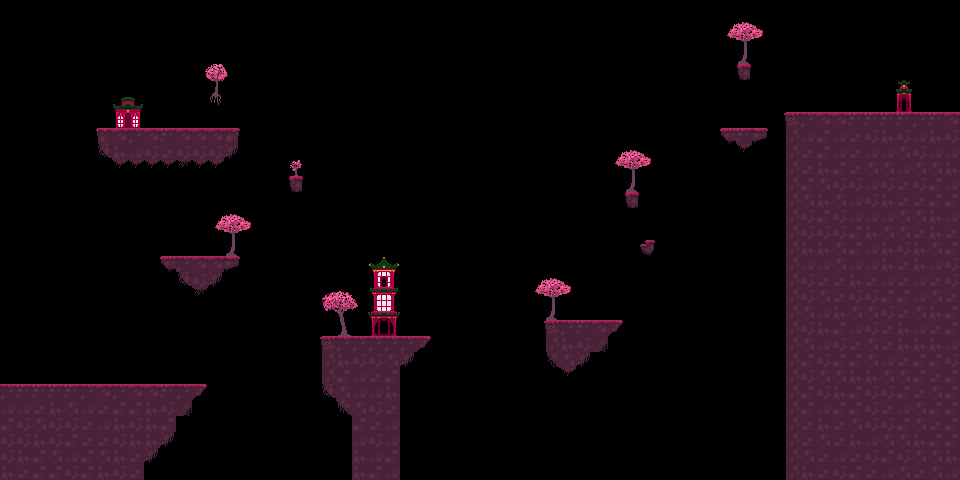

A level layout from a 2D game, rendered from its tile map. Below: a short description, then the map file with its tile-grid data intact:
An orthogonal 60x30 tile map with 16x16 px tiles, 2 tile layers (Ground, Background) and 1 object (finish).

<map version="1.10" tiledversion="1.11.2" orientation="orthogonal" renderorder="right-down" width="60" height="30" tilewidth="16" tileheight="16" infinite="0" nextlayerid="4" nextobjectid="8">
 <editorsettings>
  <export target="LevelTwo.tmj" format="json" />
 </editorsettings>
 <tileset firstgid="1" name="pink map" tilewidth="16" tileheight="16" tilecount="135" columns="15">
  <image source="AssetSheet_Pink.png" width="240" height="144" />
  <tile id="0">
   <properties>
    <property name="grapple" type="bool" value="true" />
   </properties>
  </tile>
  <tile id="1">
   <properties>
    <property name="grapple" type="bool" value="true" />
   </properties>
  </tile>
  <tile id="2">
   <properties>
    <property name="grapple" type="bool" value="true" />
   </properties>
  </tile>
  <tile id="3">
   <properties>
    <property name="grapple" type="bool" value="true" />
   </properties>
  </tile>
  <tile id="4">
   <properties>
    <property name="grapple" type="bool" value="true" />
   </properties>
  </tile>
  <tile id="5">
   <properties>
    <property name="grapple" type="bool" value="true" />
   </properties>
  </tile>
  <tile id="6">
   <properties>
    <property name="grapple" type="bool" value="true" />
   </properties>
  </tile>
  <tile id="15">
   <properties>
    <property name="grapple" type="bool" value="true" />
   </properties>
  </tile>
  <tile id="16">
   <properties>
    <property name="grapple" type="bool" value="true" />
   </properties>
  </tile>
  <tile id="17">
   <properties>
    <property name="grapple" type="bool" value="true" />
   </properties>
  </tile>
  <tile id="18">
   <properties>
    <property name="grapple" type="bool" value="true" />
   </properties>
  </tile>
  <tile id="19">
   <properties>
    <property name="grapple" type="bool" value="true" />
   </properties>
  </tile>
  <tile id="20">
   <properties>
    <property name="grapple" type="bool" value="true" />
   </properties>
  </tile>
  <tile id="21">
   <properties>
    <property name="grapple" type="bool" value="true" />
   </properties>
  </tile>
  <tile id="30">
   <properties>
    <property name="grapple" type="bool" value="true" />
   </properties>
  </tile>
  <tile id="31">
   <properties>
    <property name="grapple" type="bool" value="true" />
   </properties>
  </tile>
  <tile id="32">
   <properties>
    <property name="grapple" type="bool" value="true" />
   </properties>
  </tile>
  <tile id="33">
   <properties>
    <property name="grapple" type="bool" value="true" />
   </properties>
  </tile>
  <tile id="34">
   <properties>
    <property name="grapple" type="bool" value="true" />
   </properties>
  </tile>
  <tile id="35">
   <properties>
    <property name="grapple" type="bool" value="true" />
   </properties>
  </tile>
  <tile id="36">
   <properties>
    <property name="grapple" type="bool" value="true" />
   </properties>
  </tile>
  <tile id="45">
   <properties>
    <property name="grapple" type="bool" value="true" />
   </properties>
  </tile>
  <tile id="46">
   <properties>
    <property name="grapple" type="bool" value="true" />
   </properties>
  </tile>
  <tile id="47">
   <properties>
    <property name="grapple" type="bool" value="true" />
   </properties>
  </tile>
  <tile id="48">
   <properties>
    <property name="grapple" type="bool" value="true" />
   </properties>
  </tile>
  <tile id="49">
   <properties>
    <property name="grapple" type="bool" value="true" />
   </properties>
  </tile>
  <tile id="50">
   <properties>
    <property name="grapple" type="bool" value="true" />
   </properties>
  </tile>
  <tile id="51">
   <properties>
    <property name="grapple" type="bool" value="true" />
   </properties>
  </tile>
  <tile id="60">
   <properties>
    <property name="grapple" type="bool" value="true" />
   </properties>
  </tile>
  <tile id="61">
   <properties>
    <property name="grapple" type="bool" value="true" />
   </properties>
  </tile>
  <tile id="62">
   <properties>
    <property name="grapple" type="bool" value="true" />
   </properties>
  </tile>
  <tile id="63">
   <properties>
    <property name="grapple" type="bool" value="true" />
   </properties>
  </tile>
  <tile id="64">
   <properties>
    <property name="grapple" type="bool" value="true" />
   </properties>
  </tile>
  <tile id="65">
   <properties>
    <property name="grapple" type="bool" value="true" />
   </properties>
  </tile>
  <tile id="66">
   <properties>
    <property name="grapple" type="bool" value="true" />
   </properties>
  </tile>
  <tile id="75">
   <properties>
    <property name="grapple" type="bool" value="true" />
   </properties>
  </tile>
  <tile id="76">
   <properties>
    <property name="grapple" type="bool" value="true" />
   </properties>
  </tile>
  <tile id="77">
   <properties>
    <property name="grapple" type="bool" value="true" />
   </properties>
  </tile>
  <tile id="78">
   <properties>
    <property name="grapple" type="bool" value="true" />
   </properties>
  </tile>
  <tile id="79">
   <properties>
    <property name="grapple" type="bool" value="true" />
   </properties>
  </tile>
  <tile id="80">
   <properties>
    <property name="grapple" type="bool" value="true" />
   </properties>
  </tile>
  <tile id="81">
   <properties>
    <property name="grapple" type="bool" value="true" />
   </properties>
  </tile>
  <tile id="82">
   <properties>
    <property name="collides" type="bool" value="true" />
   </properties>
  </tile>
  <tile id="83">
   <properties>
    <property name="collides" type="bool" value="true" />
   </properties>
  </tile>
  <tile id="84">
   <properties>
    <property name="collides" type="bool" value="true" />
   </properties>
  </tile>
  <tile id="85">
   <properties>
    <property name="collides" type="bool" value="true" />
   </properties>
  </tile>
  <tile id="86">
   <properties>
    <property name="collides" type="bool" value="true" />
   </properties>
  </tile>
  <tile id="87">
   <properties>
    <property name="collides" type="bool" value="true" />
   </properties>
  </tile>
  <tile id="88">
   <properties>
    <property name="collides" type="bool" value="true" />
   </properties>
  </tile>
  <tile id="89">
   <properties>
    <property name="collides" type="bool" value="true" />
   </properties>
  </tile>
  <tile id="90">
   <properties>
    <property name="grapple" type="bool" value="true" />
   </properties>
  </tile>
  <tile id="91">
   <properties>
    <property name="grapple" type="bool" value="true" />
   </properties>
  </tile>
  <tile id="92">
   <properties>
    <property name="grapple" type="bool" value="true" />
   </properties>
  </tile>
  <tile id="93">
   <properties>
    <property name="grapple" type="bool" value="true" />
   </properties>
  </tile>
  <tile id="94">
   <properties>
    <property name="grapple" type="bool" value="true" />
   </properties>
  </tile>
  <tile id="95">
   <properties>
    <property name="grapple" type="bool" value="true" />
   </properties>
  </tile>
  <tile id="96">
   <properties>
    <property name="grapple" type="bool" value="true" />
   </properties>
  </tile>
  <tile id="97">
   <properties>
    <property name="collides" type="bool" value="true" />
   </properties>
  </tile>
  <tile id="98">
   <properties>
    <property name="collides" type="bool" value="true" />
   </properties>
  </tile>
  <tile id="99">
   <properties>
    <property name="collides" type="bool" value="true" />
   </properties>
  </tile>
  <tile id="100">
   <properties>
    <property name="collides" type="bool" value="true" />
   </properties>
  </tile>
  <tile id="101">
   <properties>
    <property name="collides" type="bool" value="true" />
   </properties>
  </tile>
  <tile id="102">
   <properties>
    <property name="collides" type="bool" value="true" />
   </properties>
  </tile>
  <tile id="103">
   <properties>
    <property name="collides" type="bool" value="true" />
   </properties>
  </tile>
  <tile id="104">
   <properties>
    <property name="collides" type="bool" value="true" />
   </properties>
  </tile>
  <tile id="105">
   <properties>
    <property name="grapple" type="bool" value="true" />
   </properties>
  </tile>
  <tile id="106">
   <properties>
    <property name="grapple" type="bool" value="true" />
   </properties>
  </tile>
  <tile id="107">
   <properties>
    <property name="grapple" type="bool" value="true" />
   </properties>
  </tile>
  <tile id="108">
   <properties>
    <property name="grapple" type="bool" value="true" />
   </properties>
  </tile>
  <tile id="109">
   <properties>
    <property name="grapple" type="bool" value="true" />
   </properties>
  </tile>
  <tile id="110">
   <properties>
    <property name="grapple" type="bool" value="true" />
   </properties>
  </tile>
  <tile id="111">
   <properties>
    <property name="grapple" type="bool" value="true" />
   </properties>
  </tile>
  <tile id="112">
   <properties>
    <property name="collides" type="bool" value="true" />
   </properties>
  </tile>
  <tile id="113">
   <properties>
    <property name="collides" type="bool" value="true" />
   </properties>
  </tile>
  <tile id="114">
   <properties>
    <property name="collides" type="bool" value="true" />
   </properties>
  </tile>
  <tile id="115">
   <properties>
    <property name="collides" type="bool" value="true" />
   </properties>
  </tile>
  <tile id="116">
   <properties>
    <property name="collides" type="bool" value="true" />
   </properties>
  </tile>
  <tile id="117">
   <properties>
    <property name="collides" type="bool" value="true" />
   </properties>
  </tile>
  <tile id="118">
   <properties>
    <property name="collides" type="bool" value="true" />
   </properties>
  </tile>
  <tile id="119">
   <properties>
    <property name="collides" type="bool" value="true" />
   </properties>
  </tile>
  <tile id="127">
   <properties>
    <property name="collides" type="bool" value="true" />
   </properties>
  </tile>
  <tile id="128">
   <properties>
    <property name="collides" type="bool" value="true" />
   </properties>
  </tile>
  <tile id="129">
   <properties>
    <property name="collides" type="bool" value="true" />
   </properties>
  </tile>
  <tile id="130">
   <properties>
    <property name="collides" type="bool" value="false" />
   </properties>
  </tile>
  <tile id="131">
   <properties>
    <property name="collides" type="bool" value="false" />
   </properties>
  </tile>
  <tile id="132">
   <properties>
    <property name="collides" type="bool" value="true" />
   </properties>
  </tile>
  <tile id="133">
   <properties>
    <property name="collides" type="bool" value="true" />
   </properties>
  </tile>
  <tile id="134">
   <properties>
    <property name="collides" type="bool" value="true" />
   </properties>
  </tile>
 </tileset>
 <layer id="1" name="Ground" width="60" height="30">
  <data encoding="csv">
0,0,0,0,0,0,0,0,0,0,0,0,0,0,0,0,0,0,0,0,0,0,0,0,0,0,0,0,0,0,0,0,0,0,0,0,0,0,0,0,0,0,0,0,0,0,0,0,0,0,0,0,0,0,0,0,0,0,0,0,
0,0,0,0,0,0,0,0,0,0,0,0,0,0,0,0,0,0,0,0,0,0,0,0,0,0,0,0,0,0,0,0,0,0,0,0,0,0,0,0,0,0,0,0,0,1,2,3,0,0,0,0,0,0,0,0,0,0,0,0,
0,0,0,0,0,0,0,0,0,0,0,0,0,0,0,0,0,0,0,0,0,0,0,0,0,0,0,0,0,0,0,0,0,0,0,0,0,0,0,0,0,0,0,0,0,16,17,18,0,0,0,0,0,0,0,0,0,0,0,0,
0,0,0,0,0,0,0,0,0,0,0,0,4,5,6,0,0,0,0,0,0,0,0,0,0,0,0,0,0,0,0,0,0,0,0,0,0,0,0,0,0,0,0,0,0,31,32,33,0,0,0,0,0,0,0,0,0,0,0,0,
0,0,0,0,0,0,0,0,0,0,0,0,19,20,21,0,0,0,0,0,0,0,0,0,0,0,0,0,0,0,0,0,0,0,0,0,0,0,0,0,0,0,0,0,0,46,128,48,0,0,0,0,0,0,0,0,0,0,0,0,
0,0,0,0,0,0,0,0,0,0,0,0,34,35,36,0,0,0,0,0,0,0,0,0,0,0,0,0,0,0,0,0,0,0,0,0,0,0,0,0,0,0,0,0,0,0,0,0,0,0,0,0,0,0,0,0,55,0,0,0,
0,0,0,0,0,0,0,56,57,0,0,0,49,50,51,0,0,0,0,0,0,0,0,0,0,0,0,0,0,0,0,0,0,0,0,0,0,0,0,0,0,0,0,0,0,0,0,0,0,0,0,0,0,0,0,0,70,0,0,0,
0,0,0,0,0,0,0,71,72,0,0,0,0,0,0,0,0,0,0,0,0,0,0,0,0,0,0,0,0,0,0,0,0,0,0,0,0,0,0,0,0,0,0,0,0,0,0,0,0,83,84,86,86,85,85,85,85,84,85,86,
0,0,0,0,0,0,104,86,84,86,85,86,86,86,105,0,0,0,0,0,0,0,0,0,0,0,0,0,0,0,0,0,0,0,0,0,0,0,0,0,0,0,0,0,0,89,85,90,0,98,115,101,115,116,100,99,100,115,99,100,
0,0,0,0,0,0,119,99,115,100,116,100,100,100,120,0,0,0,0,0,0,0,0,0,0,0,0,0,0,0,0,0,0,0,0,0,0,0,1,2,3,0,0,0,0,0,132,0,0,98,116,101,115,116,115,115,114,100,115,115,
0,0,0,0,0,0,0,132,132,132,132,131,132,132,0,0,0,0,7,0,0,0,0,0,0,0,0,0,0,0,0,0,0,0,0,0,0,0,16,17,18,0,0,0,0,0,0,0,0,98,116,99,101,116,114,114,115,114,114,99,
0,0,0,0,0,0,0,0,0,0,0,0,0,0,0,0,0,0,128,0,0,0,0,0,0,0,0,0,0,0,0,0,0,0,0,0,0,0,31,32,33,0,0,0,0,0,0,0,0,98,101,114,100,100,115,100,116,100,101,115,
0,0,0,0,0,0,0,0,0,0,0,0,0,0,0,0,0,0,0,0,0,0,0,0,0,0,0,0,0,0,0,0,0,0,0,0,0,0,46,128,48,0,0,0,0,0,0,0,0,98,114,99,114,115,100,99,116,116,101,101,
0,0,0,0,0,0,0,0,0,0,0,0,0,1,2,3,0,0,0,0,0,0,0,0,0,0,0,0,0,0,0,0,0,0,0,0,0,0,0,0,0,0,0,0,0,0,0,0,0,98,100,101,100,115,115,115,114,114,99,115,
0,0,0,0,0,0,0,0,0,0,0,0,0,16,17,18,0,0,0,0,0,0,0,0,0,0,0,0,0,0,0,0,0,0,0,0,0,0,0,0,0,0,0,0,0,0,0,0,0,98,100,100,100,101,99,114,114,116,99,116,
0,0,0,0,0,0,0,0,0,0,0,0,0,31,32,33,0,0,0,0,0,0,0,0,0,0,0,0,0,0,0,0,0,0,0,0,0,0,0,0,135,0,0,0,0,0,0,0,0,98,99,99,114,101,115,99,100,99,114,101,
0,0,0,0,0,0,0,0,0,0,89,84,86,86,90,0,0,0,0,0,0,0,0,8,9,0,0,0,0,0,0,0,0,0,0,0,0,0,0,0,0,0,0,0,0,0,0,0,0,98,115,115,114,115,115,99,116,99,115,100,
0,0,0,0,0,0,0,0,0,0,0,119,100,120,0,0,0,0,0,0,0,0,0,23,24,0,0,0,0,0,0,0,0,1,2,3,0,0,0,0,0,0,0,0,0,0,0,0,0,98,100,116,116,99,116,115,116,115,116,100,
0,0,0,0,0,0,0,0,0,0,0,0,131,0,0,0,0,0,0,0,61,62,63,38,39,0,0,0,0,0,0,0,0,16,17,18,0,0,0,0,0,0,0,0,0,0,0,0,0,98,100,114,116,100,100,101,101,115,114,116,
0,0,0,0,0,0,0,0,0,0,0,0,0,0,0,0,0,0,0,0,76,77,78,53,54,0,0,0,0,0,0,0,0,31,32,33,0,0,0,0,0,0,0,0,0,0,0,0,0,98,114,115,99,114,114,100,116,114,99,101,
0,0,0,0,0,0,0,0,0,0,0,0,0,0,0,0,0,0,0,0,91,92,93,68,69,0,0,0,0,0,0,0,0,0,83,84,85,86,118,0,0,0,0,0,0,0,0,0,0,98,100,99,101,115,100,116,99,115,116,101,
0,0,0,0,0,0,0,0,0,0,0,0,0,0,0,0,0,0,0,0,83,84,84,84,84,84,118,0,0,0,0,0,0,0,98,99,100,130,0,0,0,0,0,0,0,0,0,0,0,98,114,115,100,116,114,116,99,99,99,115,
0,0,0,0,0,0,0,0,0,0,0,0,0,0,0,0,0,0,0,0,98,99,100,100,114,120,0,0,0,0,0,0,0,0,113,114,120,0,0,0,0,0,0,0,0,0,0,0,0,98,101,100,101,101,114,115,116,101,101,100,
0,0,0,0,0,0,0,0,0,0,0,0,0,0,0,0,0,0,0,0,98,101,115,116,101,0,0,0,0,0,0,0,0,0,0,132,0,0,0,0,0,0,0,0,0,0,0,0,0,98,100,114,114,99,99,114,114,101,116,101,
84,85,85,85,85,84,86,84,86,86,85,84,118,0,0,0,0,0,0,0,119,114,115,115,99,0,0,0,0,0,0,0,0,0,0,0,0,0,0,0,0,0,0,0,0,0,0,0,0,98,101,100,99,101,100,100,101,116,114,101,
115,115,116,99,114,115,116,101,101,99,100,130,0,0,0,0,0,0,0,0,0,129,114,100,116,0,0,0,0,0,0,0,0,0,0,0,0,0,0,0,0,0,0,0,0,0,0,0,0,98,101,115,101,101,100,116,115,114,101,101,
101,100,114,100,100,116,115,99,100,99,101,0,0,0,0,0,0,0,0,0,0,0,101,116,115,0,0,0,0,0,0,0,0,0,0,0,0,0,0,0,0,0,0,0,0,0,0,0,0,98,116,99,116,114,100,100,101,114,116,101,
100,100,99,100,101,116,116,100,99,99,120,0,0,0,0,0,0,0,0,0,0,0,115,100,115,0,0,0,0,0,0,0,0,0,0,0,0,0,0,0,0,0,0,0,0,0,0,0,0,98,116,114,116,99,115,114,114,99,101,101,
100,99,101,114,115,101,114,99,116,120,0,0,0,0,0,0,0,0,0,0,0,0,99,115,101,0,0,0,0,0,0,0,0,0,0,0,0,0,0,0,0,0,0,0,0,0,0,0,0,98,114,116,115,116,100,101,100,114,114,99,
99,116,101,101,100,101,99,100,116,0,0,0,0,0,0,0,0,0,0,0,0,0,99,101,115,0,0,0,0,0,0,0,0,0,0,0,0,0,0,0,0,0,0,0,0,0,0,0,0,98,99,116,100,101,116,115,114,116,114,115
</data>
 </layer>
 <objectgroup id="2" name="finish">
  <object id="7" name="finish" gid="4" x="896.25" y="112.5" width="16" height="16" />
 </objectgroup>
 <layer id="3" name="Background" width="60" height="30">
  <data encoding="csv">
0,0,0,0,0,0,0,0,0,0,0,0,0,0,0,0,0,0,0,0,0,0,0,0,0,0,0,0,0,0,0,0,0,0,0,0,0,0,0,0,0,0,0,0,0,0,0,0,0,0,0,0,0,0,0,0,0,0,0,0,
0,0,0,0,0,0,0,0,0,0,0,0,0,0,0,0,0,0,0,0,0,0,0,0,0,0,0,0,0,0,0,0,0,0,0,0,0,0,0,0,0,0,0,0,0,0,0,0,0,0,0,0,0,0,0,0,0,0,0,0,
0,0,0,0,0,0,0,0,0,0,0,0,0,0,0,0,0,0,0,0,0,0,0,0,0,0,0,0,0,0,0,0,0,0,0,0,0,0,0,0,0,0,0,0,0,0,0,0,0,0,0,0,0,0,0,0,0,0,0,0,
0,0,0,0,0,0,0,0,0,0,0,0,0,0,0,0,0,0,0,0,0,0,0,0,0,0,0,0,0,0,0,0,0,0,0,0,0,0,0,0,0,0,0,0,0,0,0,0,0,0,0,0,0,0,0,0,0,0,0,0,
0,0,0,0,0,0,0,0,0,0,0,0,0,0,0,0,0,0,0,0,0,0,0,0,0,0,0,0,0,0,0,0,0,0,0,0,0,0,0,0,0,0,0,0,0,0,0,0,0,0,0,0,0,0,0,0,0,0,0,0,
0,0,0,0,0,0,0,0,0,0,0,0,0,0,0,0,0,0,0,0,0,0,0,0,0,0,0,0,0,0,0,0,0,0,0,0,0,0,0,0,0,0,0,0,0,0,0,0,0,0,0,0,0,0,0,0,0,0,0,0,
0,0,0,0,0,0,0,0,0,0,0,0,0,0,0,0,0,0,0,0,0,0,0,0,0,0,0,0,0,0,0,0,0,0,0,0,0,0,0,0,0,0,0,0,0,0,0,0,0,0,0,0,0,0,0,0,0,0,0,0,
0,0,0,0,0,0,0,0,0,0,0,0,0,0,0,0,0,0,0,0,0,0,0,0,0,0,0,0,0,0,0,0,0,0,0,0,0,0,0,0,0,0,0,0,0,0,0,0,0,0,0,0,0,0,0,0,0,0,0,0,
0,0,0,0,0,0,0,0,0,0,0,0,0,0,0,0,0,0,0,0,0,0,0,0,0,0,0,0,0,0,0,0,0,0,0,0,0,0,0,0,0,0,0,0,0,0,0,0,0,0,0,0,0,0,0,0,0,0,0,0,
0,0,0,0,0,0,0,0,0,0,0,0,0,0,0,0,0,0,0,0,0,0,0,0,0,0,0,0,0,0,0,0,0,0,0,0,0,0,0,0,0,0,0,0,0,0,0,0,0,0,0,0,0,0,0,0,0,0,0,0,
0,0,0,0,0,0,0,0,0,0,0,0,0,0,0,0,0,0,0,0,0,0,0,0,0,0,0,0,0,0,0,0,0,0,0,0,0,0,0,0,0,0,0,0,0,0,0,0,0,0,0,0,0,0,0,0,0,0,0,0,
0,0,0,0,0,0,0,0,0,0,0,0,0,0,0,0,0,0,0,0,0,0,0,0,0,0,0,0,0,0,0,0,0,0,0,0,0,0,0,0,0,0,0,0,0,0,0,0,0,0,0,0,0,0,0,0,0,0,0,0,
0,0,0,0,0,0,0,0,0,0,0,0,0,0,0,0,0,0,0,0,0,0,0,0,0,0,0,0,0,0,0,0,0,0,0,0,0,0,0,0,0,0,0,0,0,0,0,0,0,0,0,0,0,0,0,0,0,0,0,0,
0,0,0,0,0,0,0,0,0,0,0,0,0,0,0,0,0,0,0,0,0,0,0,0,0,0,0,0,0,0,0,0,0,0,0,0,0,0,0,0,0,0,0,0,0,0,0,0,0,0,0,0,0,0,0,0,0,0,0,0,
0,0,0,0,0,0,0,0,0,0,0,0,0,0,0,0,0,0,0,0,0,0,0,0,0,0,0,0,0,0,0,0,0,0,0,0,0,0,0,0,0,0,0,0,0,0,0,0,0,0,0,0,0,0,0,0,0,0,0,0,
0,0,0,0,0,0,0,0,0,0,0,0,0,0,0,0,0,0,0,0,0,0,0,0,0,0,0,0,0,0,0,0,0,0,0,0,0,0,0,0,0,0,0,0,0,0,0,0,0,0,0,0,0,0,0,0,0,0,0,0,
0,0,0,0,0,0,0,0,0,0,0,0,0,0,0,0,0,0,0,0,0,0,0,0,0,0,0,0,0,0,0,0,0,0,0,0,0,0,0,0,0,0,0,0,0,0,0,0,0,0,0,0,0,0,0,0,0,0,0,0,
0,0,0,0,0,0,0,0,0,0,0,0,0,0,0,0,0,0,0,0,0,0,0,0,0,0,0,0,0,0,0,0,0,0,0,0,0,0,0,0,0,0,0,0,0,0,0,0,0,0,0,0,0,0,0,0,0,0,0,0,
0,0,0,0,0,0,0,0,0,0,0,0,0,0,0,0,0,0,0,0,0,0,0,0,0,0,0,0,0,0,0,0,0,0,0,0,0,0,0,0,0,0,0,0,0,0,0,0,0,0,0,0,0,0,0,0,0,0,0,0,
0,0,0,0,0,0,0,0,0,0,0,0,0,0,0,0,0,0,0,0,0,0,0,0,0,0,0,0,0,0,0,0,0,0,0,0,0,0,0,0,0,0,0,0,0,0,0,0,0,0,0,0,0,0,0,0,0,0,0,0,
0,0,0,0,0,0,0,0,0,0,0,0,0,0,0,0,0,0,0,0,0,0,0,0,0,0,0,0,0,0,0,0,0,0,0,0,0,0,0,0,0,0,0,0,0,0,0,0,0,0,0,0,0,0,0,0,0,0,0,0,
0,0,0,0,0,0,0,0,0,0,0,0,0,0,0,0,0,0,0,0,0,0,0,0,0,0,0,0,0,0,0,0,0,0,0,0,0,0,0,0,0,0,0,0,0,0,0,0,0,0,0,0,0,0,0,0,0,0,0,0,
0,0,0,0,0,0,0,0,0,0,0,0,0,0,0,0,0,0,0,0,0,0,0,0,0,0,0,0,0,0,0,0,0,0,0,0,0,0,0,0,0,0,0,0,0,0,0,0,0,0,0,0,0,0,0,0,0,0,0,0,
0,0,0,0,0,0,0,0,0,0,0,0,0,0,0,0,0,0,0,0,0,0,0,0,0,0,0,0,0,0,0,0,0,0,0,0,0,0,0,0,0,0,0,0,0,0,0,0,0,0,0,0,0,0,0,0,0,0,0,0,
0,0,0,0,0,0,0,0,0,0,0,0,0,0,0,0,0,0,0,0,0,0,0,0,0,0,0,0,0,0,0,0,0,0,0,0,0,0,0,0,0,0,0,0,0,0,0,0,0,0,0,0,0,0,0,0,0,0,0,0,
0,0,0,0,0,0,0,0,0,0,0,0,0,0,0,0,0,0,0,0,0,0,0,0,0,0,0,0,0,0,0,0,0,0,0,0,0,0,0,0,0,0,0,0,0,0,0,0,0,0,0,0,0,0,0,0,0,0,0,0,
0,0,0,0,0,0,0,0,0,0,0,0,0,0,0,0,0,0,0,0,0,0,0,0,0,0,0,0,0,0,0,0,0,0,0,0,0,0,0,0,0,0,0,0,0,0,0,0,0,0,0,0,0,0,0,0,0,0,0,0,
0,0,0,0,0,0,0,0,0,0,0,0,0,0,0,0,0,0,0,0,0,0,0,0,0,0,0,0,0,0,0,0,0,0,0,0,0,0,0,0,0,0,0,0,0,0,0,0,0,0,0,0,0,0,0,0,0,0,0,0,
0,0,0,0,0,0,0,0,0,0,0,0,0,0,0,0,0,0,0,0,0,0,0,0,0,0,0,0,0,0,0,0,0,0,0,0,0,0,0,0,0,0,0,0,0,0,0,0,0,0,0,0,0,0,0,0,0,0,0,0,
0,0,0,0,0,0,0,0,0,0,0,0,0,0,0,0,0,0,0,0,0,0,0,0,0,0,0,0,0,0,0,0,0,0,0,0,0,0,0,0,0,0,0,0,0,0,0,0,0,0,0,0,0,0,0,0,0,0,0,0
</data>
 </layer>
</map>
